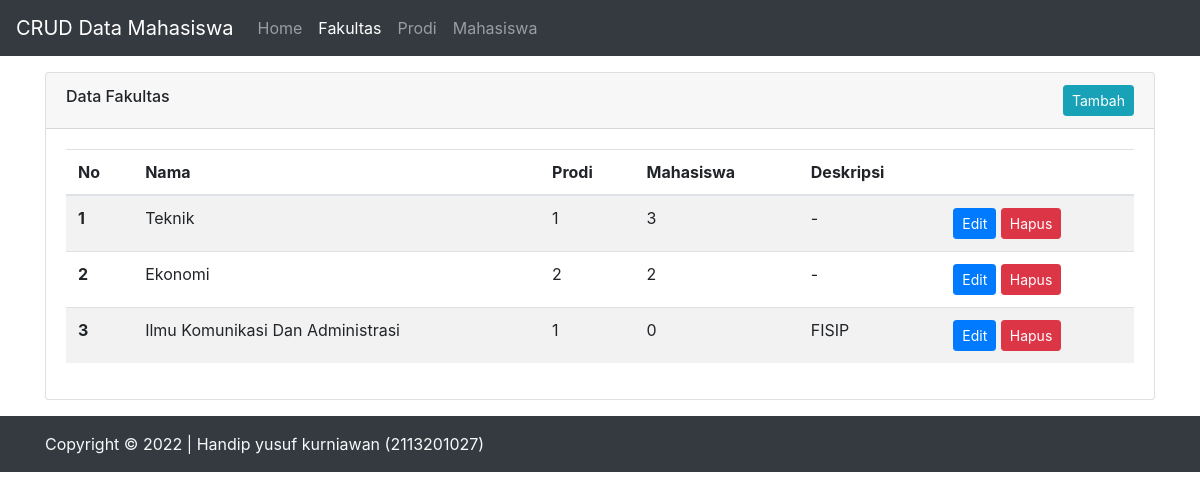
Screenshot of /fakultas.php (signed in) with the database file from the repository.
### tables this page shows
CREATE TABLE `fakultas` (
  `id` int NOT NULL,
  `nama` varchar(255) NOT NULL,
  `deskripsi` text NOT NULL
);

### fakultas.php (the view, shortened to what this page needs)
<?php
require './config/koneksi.php';
?>
<html lang="id">
<head>
  <link rel="stylesheet" href="./bootstrap/css/bootstrap.min.css">
</head>
<body>
  <nav class="navbar navbar-expand-lg navbar-dark bg-dark">
    <a class="navbar-brand" href="#">CRUD Data Mahasiswa</a>
    <div class="collapse navbar-collapse" id="navbarSupportedContent">
      <ul class="navbar-nav mr-auto">
        <li class="nav-item">
          <a class="nav-link" href="./index.php">Home</a>
        </li>
        <li class="nav-item">
          <a class="nav-link active" href="./fakultas.php">Fakultas</a>
        </li>
        <li class="nav-item">
          <a class="nav-link" href="./prodi.php">Prodi</a>
        </li>
        <li class="nav-item">
          <a class="nav-link" href="./mahasiswa.php">Mahasiswa</a>
        </li>
      </ul>
    </div>
  </nav>
  <main class="container">
    <div class="card shadow mt-3">
      <div class="card-header">
        <div class="d-flex justify-content-between align-items-center">
          <label class="h6">Data Fakultas</label>
          <a href="./fakultas-form.php" class="btn btn-sm btn-info">Tambah</a>
        </div>
      </div>
      <div class="card-body">
        <table class="table table-responsive-md table-striped table-hover">
          <thead>
            <tr>
              <th scope="col">No</th>
              <th scope="col">Nama</th>
              <th scope="col">Prodi</th>
              <th scope="col">Mahasiswa</th>
              <th scope="col">Deskripsi</th>
              <th scope="col"></th>
            </tr>
          </thead>
          <tbody>
            <?php
            $query = "SELECT fa.*, (
              SELECT count(*) FROM prodi as pr WHERE pr.fakultas_id = fa.id
              ) as jml_prodi, (
              SELECT count(*) FROM mahasiswa as mhs join prodi as pr2 ON mhs.prodi_id = pr2.id
                  WHERE pr2.fakultas_id = fa.id
            ) as jml_mahasiswa FROM fakultas as fa";
            $result = mysqli_query($conn, $query);
            $counter = 0;
            while ($row = mysqli_fetch_assoc($result)) {
              $counter++;
              $row = (object)$row;
              $btn_edit =  '<a href="./fakultas-form.php?edit=' . $row->id . '" class="btn btn-sm btn-primary">Edit</a>';
              $btn_delete =  '<a href="./fakultas.php?delete=' . $row->id . '" onclick="return confirm(\'Apakah anda yakin?\')" class="btn btn-sm btn-danger">Hapus</a>';
              echo "<tr>
              <th>$counter</th>
              <td>{$row->nama}</td>
              <td>{$row->jml_prodi}</td>
              <td>{$row->jml_mahasiswa}</td>
              <td>{$row->deskripsi}</td>
              <td>$btn_edit  $btn_delete</td>
            </tr>";
            }
            ?>
          </tbody>
        </table>
      </div>
    </div>
  </main>
  <div class="footer bg-dark text-light py-3 mt-3">
    <div class="container">
      <p class="m-0">Copyright &copy 2022 | Handip yusuf kurniawan (2113201027)</p>
    </div>
  </div>
</body>
</html>

### rows the page displays
fakultas: nama "Teknik", jml_prodi "1", jml_mahasiswa "3", deskripsi "-"
fakultas: nama "Ekonomi", jml_prodi "2", jml_mahasiswa "2", deskripsi "-"
fakultas: nama "Ilmu Komunikasi Dan Administrasi", jml_prodi "1", jml_mahasiswa "0", deskripsi "FISIP"
